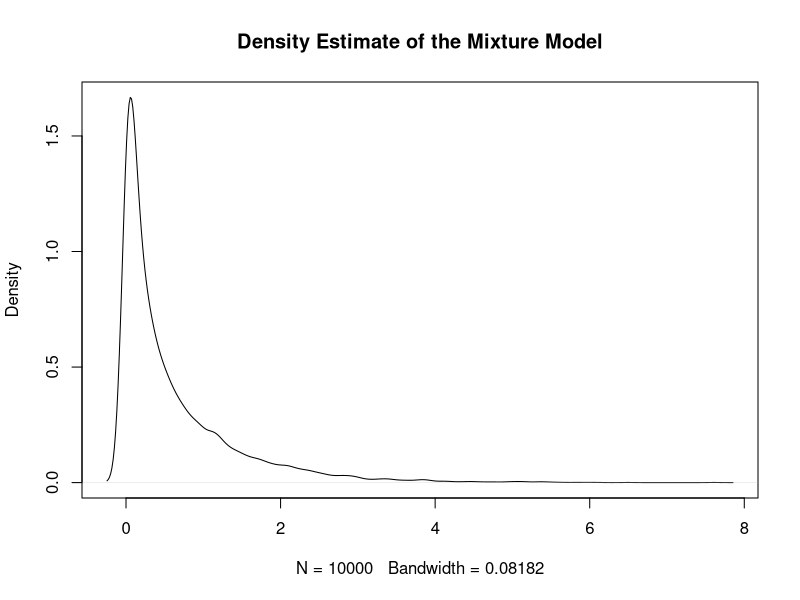
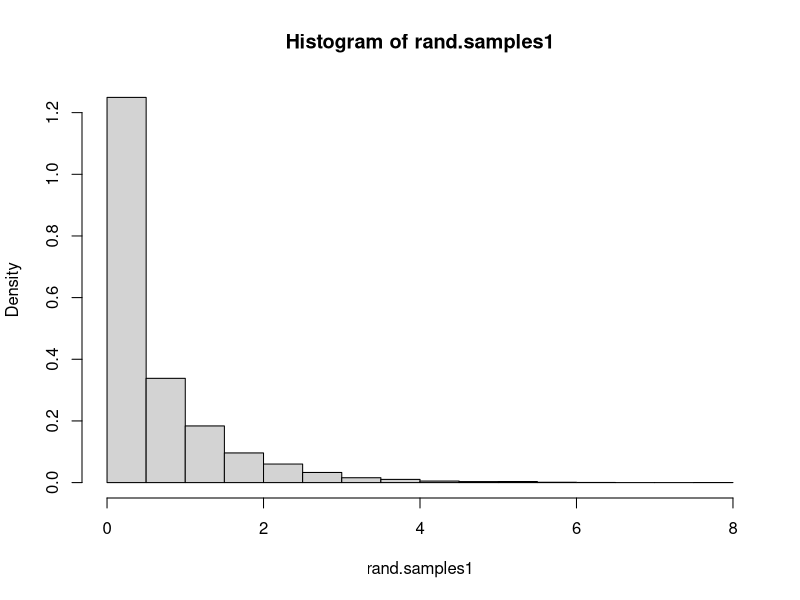
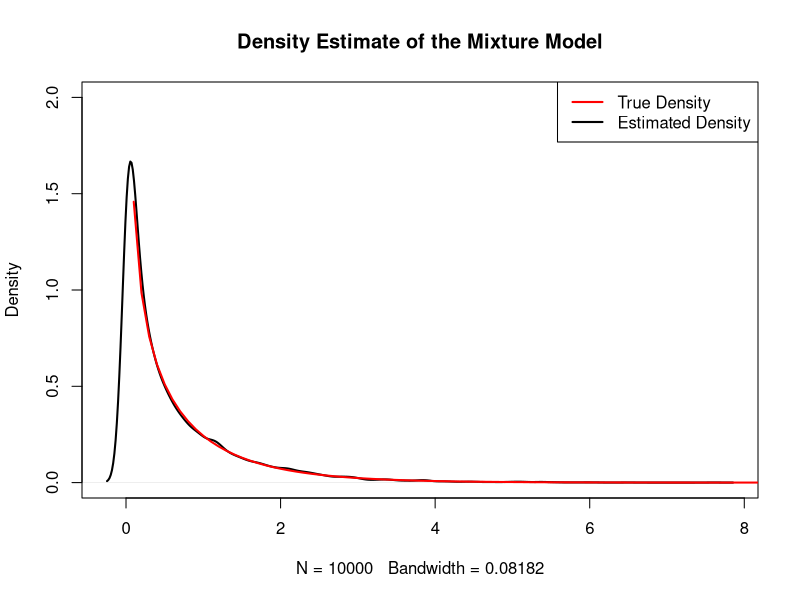
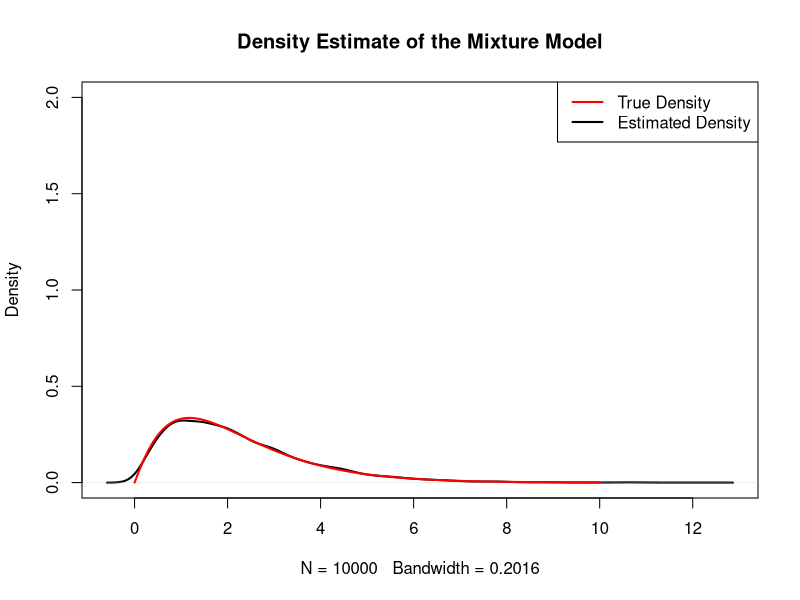

Source code (R) for these figures, in order:
#The number of samples from the mixture distribution
N <- 10000                 

#Sample N random uniforms U
U <- runif(N)

#Variable to store the samples from the mixture distribution                                             
rand.samples1 <- rep(NA,N)
rand.samples2 <- rep(NA,N)

#Weights
theta1 <- 0.5
theta2 <- 2
C1 <- 1/(2*gamma(theta1)+gamma(theta1+0.5))
c11 <- 2*C1*gamma(theta1)
c12 <- C1*gamma(theta1+0.5)
C2 <- 1/(2*gamma(theta2)+gamma(theta2+0.5))
c21 <- 2*C2*gamma(theta2)
c22 <- C2*gamma(theta2+0.5)

#Sampling from the mixture
for(i in 1:N){
  if(U[i]<c11){
    rand.samples1[i] <- rgamma(1,theta1,rate = 1)
  }else{
    rand.samples1[i] <- rgamma(1,theta1+0.5,rate = 1)
  }
}

for(i in 1:N){
  if(U[i]<c21){
    rand.samples2[i] <- rgamma(1,theta2,rate = 1)
  }else{
    rand.samples2[i] <- rgamma(1,theta2+0.5,rate = 1)
  }
}
#Density plot of the random samples
plot(density(rand.samples1),main="Density Estimate of the Mixture Model")
hist(rand.samples1, prob = TRUE)

#Plotting the true density as a sanity check
x <- seq(0,10,.1)
truth1 <- c11*dgamma(x,theta1,1) + c12*dgamma(x,theta1+0.5,1)
plot(density(rand.samples1),main="Density Estimate of the Mixture Model",ylim=c(0,2),lwd=2)
#hist(rand.samples, freq=FALSE, main="Estimation Density vs True Density of the Mixture Model")
lines(x,truth1,col="red",lwd=2)
legend("topright",c("True Density","Estimated Density"),col=c("red","black"),lwd=2)


#Plotting the true density as a sanity check
truth2 <- c21*dgamma(x,theta2,1) + c22*dgamma(x,theta2+0.5,1)
plot(density(rand.samples2),main="Density Estimate of the Mixture Model",ylim=c(0,2),lwd=2)
#hist(rand.samples, freq=FALSE, main="Estimation Density vs True Density of the Mixture Model")
lines(x,truth2,col="red",lwd=2)
legend("topright",c("True Density","Estimated Density"),col=c("red","black"),lwd=2)